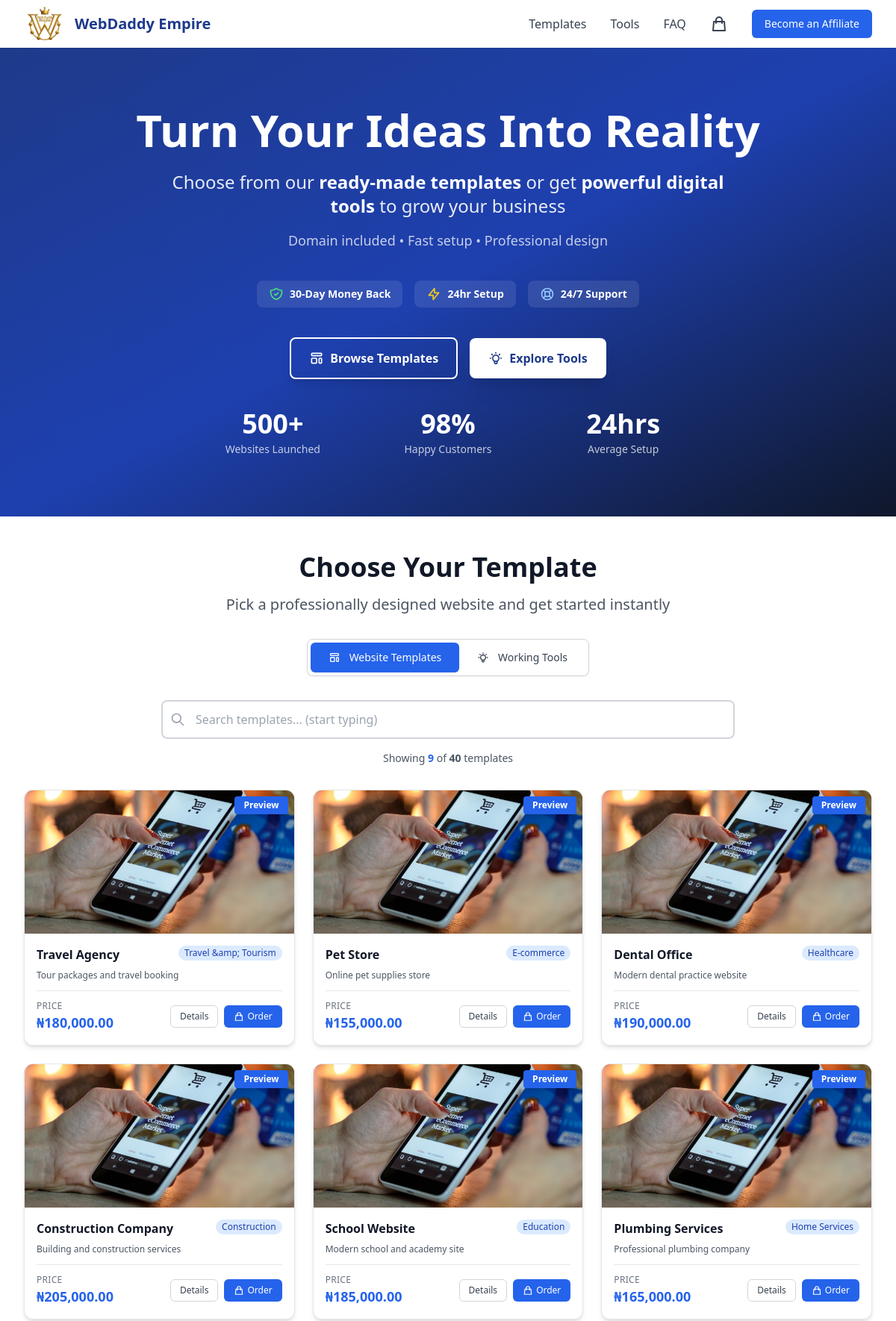
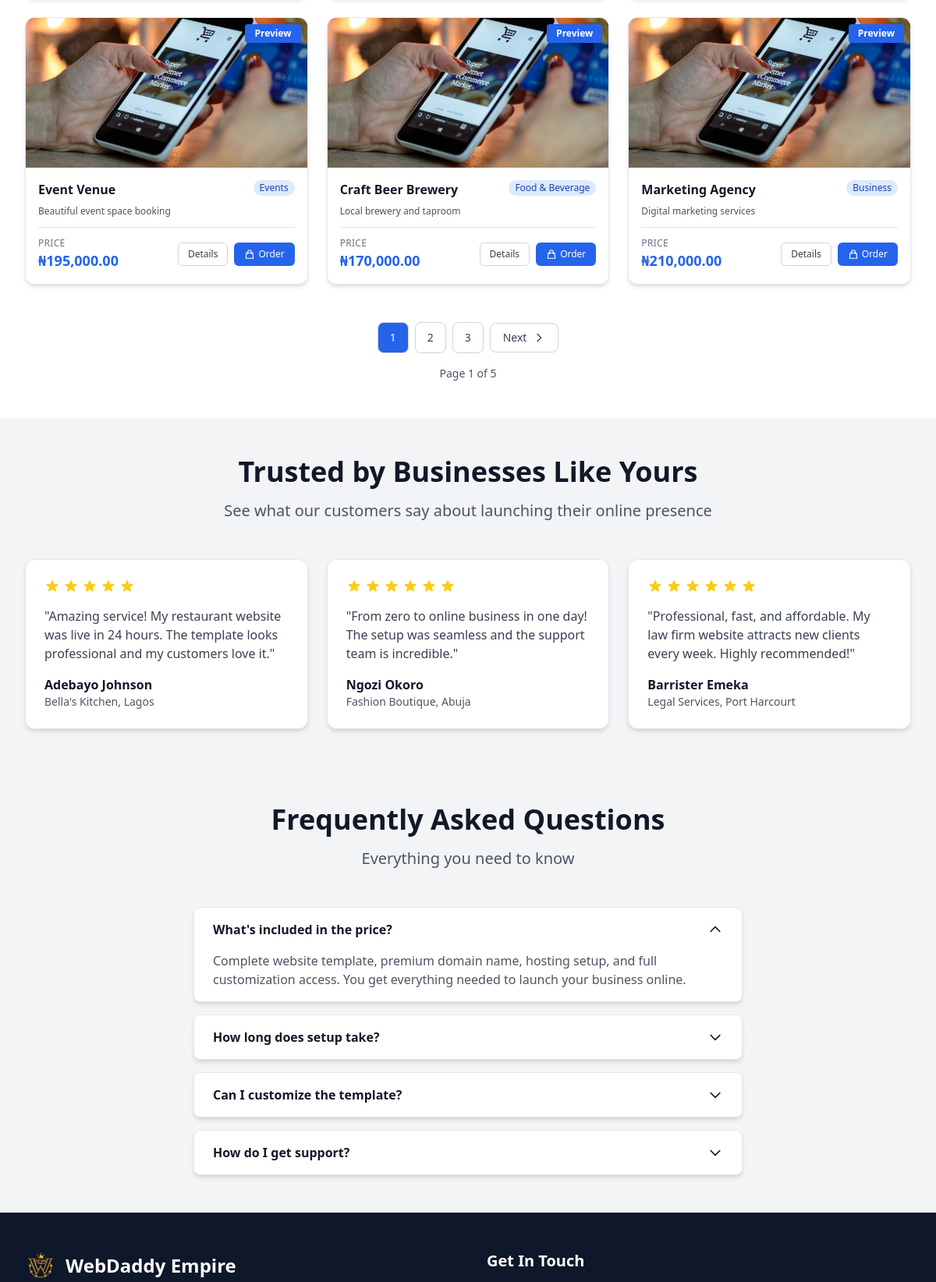
The page / (upper part) on the database its author committed (2 pictures, top to bottom).
### tables this page shows
CREATE TABLE templates (
    id INTEGER PRIMARY KEY AUTOINCREMENT,
    name TEXT NOT NULL,
    slug TEXT NOT NULL UNIQUE,
    price REAL NOT NULL DEFAULT 0.00,
    category TEXT,
    description TEXT,
    features TEXT,
    demo_url TEXT,
    thumbnail_url TEXT,
    video_links TEXT,
    active INTEGER DEFAULT 1,
    created_at TEXT DEFAULT CURRENT_TIMESTAMP,
    updated_at TEXT DEFAULT CURRENT_TIMESTAMP
);

### index.php (the view, shortened to what the rows shown need)
<?php
require_once __DIR__ . '/includes/session.php';
require_once __DIR__ . '/includes/functions.php';
$currentView = $_GET['view'] ?? 'templates';
$currentView = in_array($currentView, ['templates', 'tools']) ? $currentView : 'templates';
$affiliateCode = getAffiliateCode();
$templates = [];
$page = max(1, (int)($_GET['page'] ?? 1));
if ($currentView === 'templates') {
    $perPage = 9;
    $allTemplates = getTemplates(true);
    $totalTemplates = count($allTemplates);
    $totalPages = max(1, ceil($totalTemplates / $perPage));
    $page = max(1, min($page, $totalPages));
    $offset = ($page - 1) * $perPage;
    $templates = array_slice($allTemplates, $offset, $perPage);
}
?>
<!DOCTYPE html>
<html lang="en">
<head>
    <script src="https://cdn.tailwindcss.com"></script>
</head>
<body class="bg-gray-50">
    <header class="relative bg-gradient-to-br from-primary-900 via-primary-800 to-navy text-white py-12 sm:py-16 lg:py-20">
        <div class="relative max-w-7xl mx-auto px-4 sm:px-6 lg:px-8">
            <div class="max-w-4xl mx-auto text-center">
                <h1 class="text-4xl sm:text-5xl lg:text-6xl font-extrabold mb-6 leading-tight">Turn Your Ideas Into Reality</h1>
            </div>
        </div>
    </header>
    <section class="py-12 bg-white" id="products">
        <div class="max-w-7xl mx-auto px-4 sm:px-6 lg:px-8">
            <div class="max-w-3xl mx-auto text-center mb-8">
                <h2 class="text-3xl sm:text-4xl font-extrabold text-gray-900 mb-4">
                    <?php echo $currentView === 'tools' ? 'Digital Working Tools' : 'Choose Your Template'; ?>
                </h2>
            </div>
            <div id="products-content-area">
            <?php if ($currentView === 'templates'): ?>
            <?php if (empty($templates)): ?>
            <div class="bg-blue-50 border border-blue-200 rounded-2xl p-12 text-center">
                <svg class="w-16 h-16 mx-auto text-blue-400 mb-4" fill="none" stroke="currentColor" viewBox="0 0 24 24">
                    <path stroke-linecap="round" stroke-linejoin="round" stroke-width="2" d="M13 16h-1v-4h-1m1-4h.01M21 12a9 9 0 11-18 0 9 9 0 0118 0z"/>
                </svg>
                <h4 class="text-xl font-bold text-gray-900 mb-2">No templates available</h4>
                <p class="text-gray-600 mb-0">Please check back later or <a href="https://wa.me/<?php echo preg_replace('/[^0-9]/', '', WHATSAPP_NUMBER); ?>" class="font-semibold text-primary-600 hover:text-primary-700">contact us on WhatsApp</a>.</p>
            </div>
            <?php else: ?>
            <div class="grid grid-cols-1 sm:grid-cols-2 lg:grid-cols-3 gap-6" data-templates-grid>
                <?php foreach ($templates as $template): ?>
                <div class="group"
                     data-template
                     data-template-name="<?php echo htmlspecialchars($template['name']); ?>"
                     data-template-category="<?php echo htmlspecialchars($template['category']); ?>"
                     data-template-price="<?php echo htmlspecialchars($template['price']); ?>">
                    <div class="bg-white rounded-xl shadow-md overflow-hidden border border-gray-200 transition-all duration-300 hover:shadow-xl hover:-translate-y-1">
                        <div class="relative overflow-hidden h-48 bg-gray-100">
                            <?php if ($template['demo_url']): ?>
                            <button onclick="openDemo('<?php echo htmlspecialchars($template['demo_url']); ?>', '<?php echo htmlspecialchars($template['name']); ?>')"
                                    class="absolute top-2 right-2 px-3 py-1 bg-primary-600 hover:bg-primary-700 text-white text-xs font-semibold rounded shadow-lg transition-colors z-10">
                                Preview
                            </button>
                            <?php endif; ?>
                        </div>
                        <div class="p-4">
                            <div class="flex justify-between items-start mb-2">
                                <h3 class="text-base font-bold text-gray-900 flex-1 pr-2"><?php echo htmlspecialchars($template['name']); ?></h3>
                                <span class="inline-flex items-center px-2 py-0.5 rounded-full text-xs font-medium bg-blue-100 text-blue-800 shrink-0">
                                    <?php echo htmlspecialchars($template['category']); ?>
                                </span>
                            </div>
                            <p class="text-gray-600 text-xs mb-3 line-clamp-2"><?php echo htmlspecialchars(substr($template['description'] ?? '', 0, 80) . (strlen($template['description'] ?? '') > 80 ? '...' : '')); ?></p>
                            <div class="flex items-center justify-between pt-3 border-t border-gray-200">
                                <div class="flex flex-col">
                                    <span class="text-xs text-gray-500 uppercase tracking-wide">Price</span>
                                    <span class="text-lg font-extrabold text-primary-600"><?php echo formatCurrency($template['price']); ?></span>
                                </div>
                                <div class="flex gap-2">
                                    <a href="template.php?id=<?php echo $template['id']; ?><?php echo $affiliateCode ? '&aff=' . urlencode($affiliateCode) : ''; ?>"
                                       class="inline-flex items-center justify-center px-3 py-1.5 border border-gray-300 text-xs font-medium rounded-md text-gray-700 bg-white hover:bg-gray-50 transition-colors whitespace-nowrap">
                                        Details
                                    </a>
                                    <a href="order.php?template=<?php echo $template['id']; ?><?php echo $affiliateCode ? '&aff=' . urlencode($affiliateCode) : ''; ?>"
                                       class="inline-flex items-center justify-center px-3 py-1.5 border border-transparent text-xs font-medium rounded-md text-white bg-primary-600 hover:bg-primary-700 transition-colors whitespace-nowrap">
                                        <svg class="w-3.5 h-3.5 mr-1" fill="none" stroke="currentColor" viewBox="0 0 24 24">
                                            <path stroke-linecap="round" stroke-linejoin="round" stroke-width="2" d="M16 11V7a4 4 0 00-8 0v4M5 9h14l1 12H4L5 9z"/>
                                        </svg>
                                        Order
                                    </a>
                                </div>
                            </div>
                        </div>
                    </div>
                </div>
                <?php endforeach; ?>
            </div>
            <?php endif; ?>
            <?php endif; ?>
        </div>
    </section>
    <section class="py-12 bg-gray-100">
        <div class="max-w-7xl mx-auto px-4 sm:px-6 lg:px-8">
            <div class="max-w-3xl mx-auto text-center mb-12">
                <h2 class="text-3xl sm:text-4xl font-extrabold text-gray-900 mb-4">Trusted by Businesses Like Yours</h2>
            </div>
        </div>
    </section>
    <section class="py-12 bg-gray-100" id="faq">
        <div class="max-w-3xl mx-auto px-4 sm:px-6 lg:px-8">
            <div class="text-center mb-12">
                <h2 class="text-3xl sm:text-4xl font-extrabold text-gray-900 mb-4">Frequently Asked Questions</h2>
            </div>
        </div>
    </section>
</body>
</html>

### rows shown on the page
templates: name "Travel Agency", category "Travel &amp; Tourism", description "Tour packages and travel booking", price "₦180,000.00"
templates: name "Pet Store", category "E-commerce", description "Online pet supplies store", price "₦155,000.00"
templates: name "Dental Office", category "Healthcare", description "Modern dental practice website", price "₦190,000.00"
templates: name "Construction Company", category "Construction", description "Building and construction services", price "₦205,000.00"
templates: name "School Website", category "Education", description "Modern school and academy site", price "₦185,000.00"
templates: name "Plumbing Services", category "Home Services", description "Professional plumbing company", price "₦165,000.00"
templates: name "Event Venue", category "Events", description "Beautiful event space booking", price "₦195,000.00"
templates: name "Craft Beer Brewery", category "Food & Beverage", description "Local brewery and taproom", price "₦170,000.00"
templates: name "Marketing Agency", category "Business", description "Digital marketing services", price "₦210,000.00"

### other values the page prints
SITE_NAME "WebDaddy Empire"
count($templates) "9"
$totalTemplates "40"
$page "1"
$totalPages "5"
